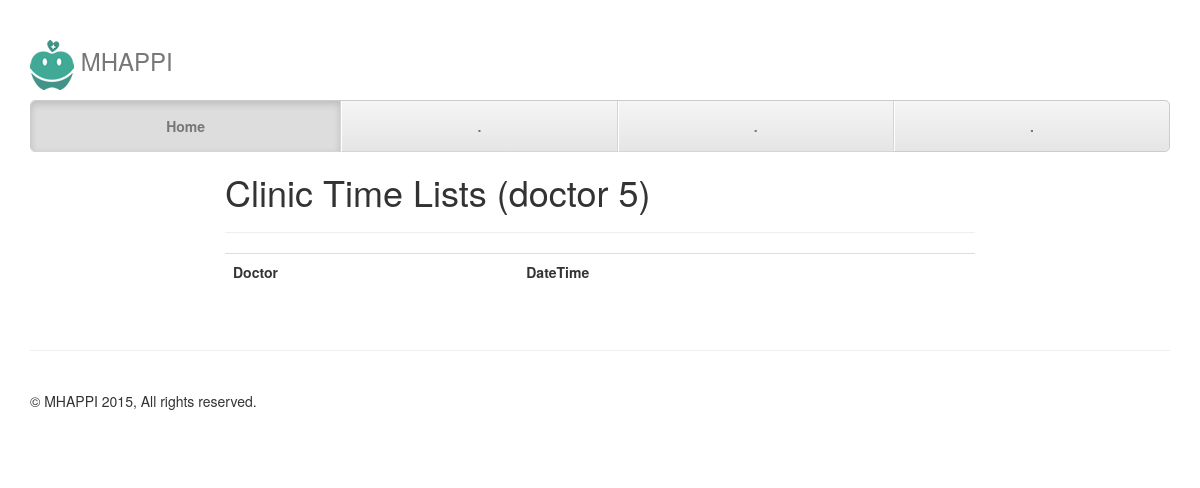
The app's page /list_clinic_time/5/, older data.
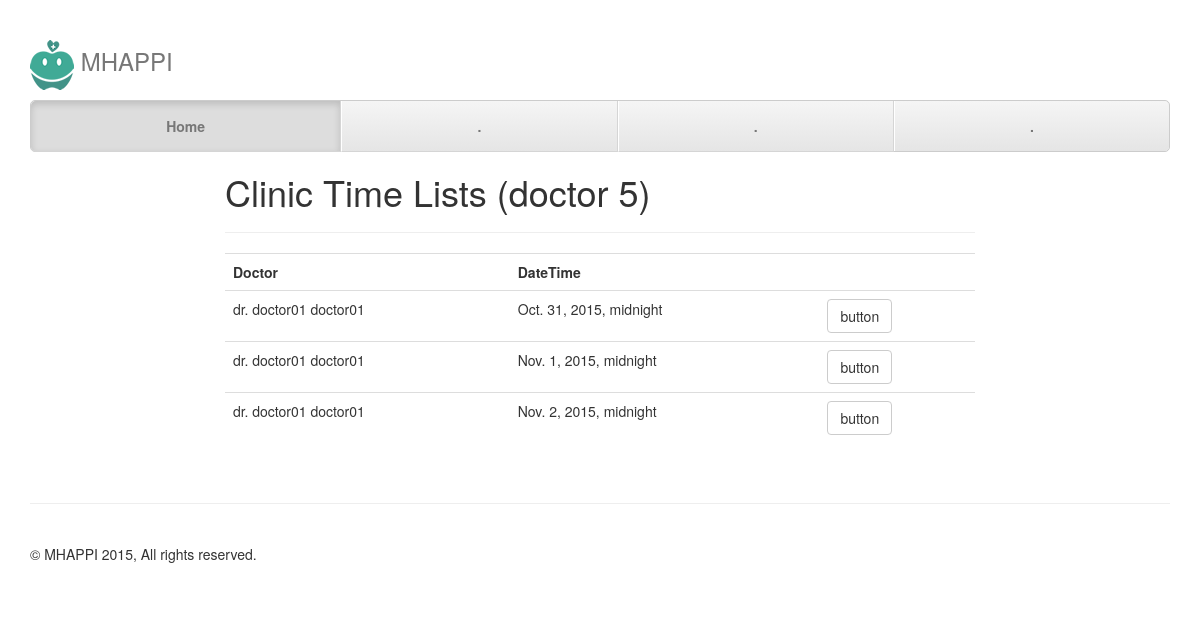
The same page, newer data.
### apps/appointment/models.py (models this page shows, shortened)
class ClinicTime(models.Model):
	officer = models.ForeignKey('authentication.Officer')
	clinic_datetime = models.DateTimeField()
	clinic_status = models.SmallIntegerField()

### apps/authentication/models.py (models this page shows, shortened)
class Officer(models.Model):
	GENDER_CHOICES = (
		(1, "Male"),
		(2, "Female"),
		(3, "Others"),
	)
	POSITION_CHOICES = (
		(1, "Staff"),
		(2, "Doctor"),
		(3, "Nurse"),
		(4, "Pharmacist"),
	)
	user = models.ForeignKey(User, default = 0)
	hospital_id = models.CharField(max_length = 20)
	national_id = models.CharField(max_length = 20)
	prefix_name = models.CharField(max_length = 200)
	first_name = models.CharField(max_length = 200)
	last_name = models.CharField(max_length = 200)
	gender = models.IntegerField(choices = GENDER_CHOICES)
	birthdate = models.DateField()
	address = models.CharField(max_length = 500)
	phone = models.CharField(max_length = 200)
	email = models.CharField(max_length = 200)
	specialist = models.CharField(max_length = 200)
	position = models.IntegerField(choices = POSITION_CHOICES, default = 1)

### apps/appointment/views.py (the view)
# urls.py: url(r'^list_clinic_time/([0-9]+)/$', appo_view.list_clinic_time, name='list_clinic_time'),
def list_clinic_time(request, did):
    clinic_times = ClinicTime.objects.filter(officer_id=did)
    data = {
        'clinic_times' : clinic_times,
        'doctor_id' : did,
    }
    return render(request, 'list_clinic_time.html', data)

### apps/appointment/templates/list_clinic_time.html
{% extends "base.html" %}
{% block main %}
    <div id="login" class="row">
        <div class="col-md-8 col-md-offset-2">
            <h1>Clinic Time Lists (doctor {{ doctor_id }})</h1>
            <hr/>
            <table class="table">
            	<tr>
            		<th>Doctor</th>
            		<th>DateTime</th>
            		<th></th>
            	</tr>
            	{% for clinic_time in clinic_times %}
            	<tr>
            		<td>dr. {{ clinic_time.officer.first_name }} {{ clinic_time.officer.first_name }}</td>
            		<td>{{ clinic_time.clinic_datetime }}</td>
            		<td>
            			<a class="btn btn-default" href="#">button</a>
            		</td>
            	</tr>
            	{% endfor %}
            </table>
        </div>
    </div>
{% endblock %}

Row changes from the older to the newer data that the page shows:
added ClinicTime: officer.first_name "doctor01", clinic_datetime "Oct. 31, 2015, midnight"
added ClinicTime: officer.first_name "doctor01", clinic_datetime "Nov. 1, 2015, midnight"
added ClinicTime: officer.first_name "doctor01", clinic_datetime "Nov. 2, 2015, midnight"
